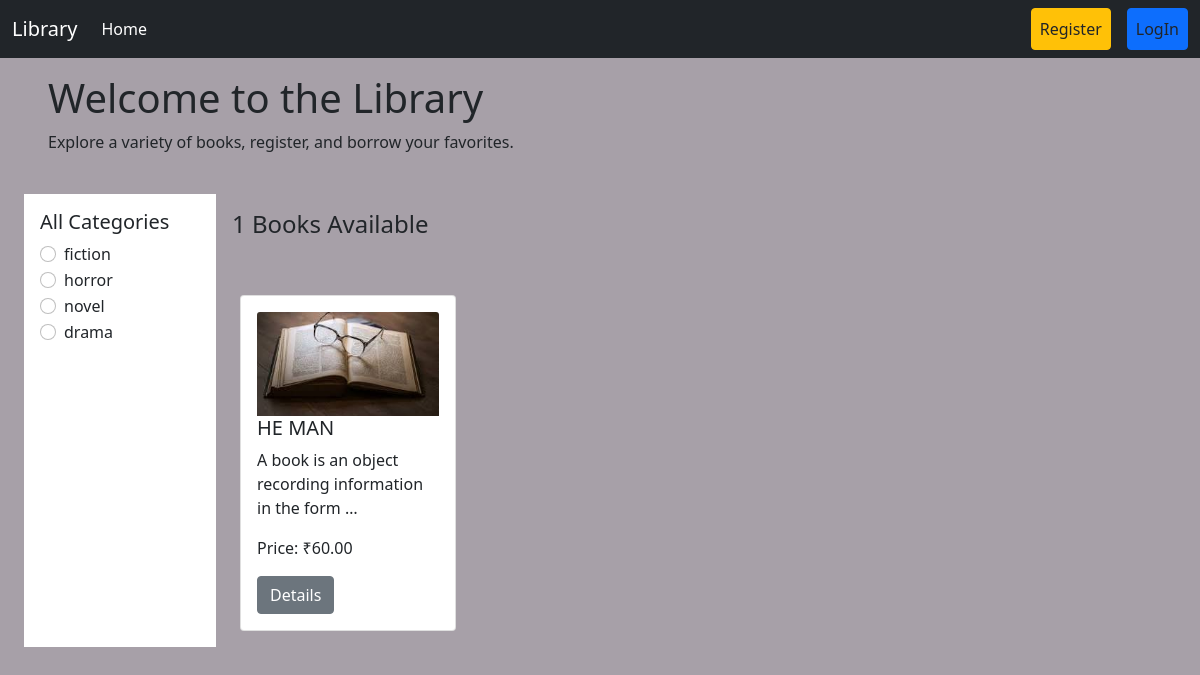
The page /category/fiction/ on the database its author committed.
### library/models.py (models this page shows, shortened)
class Category(models.Model):
    name = models.CharField(max_length=100)
    slug = models.SlugField(max_length=100,unique=True, null=True, blank=True)

class Books(models.Model):
    title = models.CharField(max_length=200)
    description = models.TextField()
    author = models.ForeignKey(User, on_delete=models.CASCADE, default=1)
    image = models.ImageField(upload_to='uploads/',blank=True, null= True)
    borrowing_price = models.DecimalField(max_digits=10, decimal_places=2)
    category = models.ForeignKey(Category, on_delete=models.CASCADE,related_name="books")

### Library_management/views.py (the view)
# urls.py: path('', views.home, name='home'),
def home(request, category_slug=None):
     data= Books.objects.all()
     if category_slug is not None:
          category = Category.objects.get(slug= category_slug)
          data = Books.objects.filter(category= category)
     categories = Category.objects.all()
     return render(request, 'home.html', {'data': data, 'category': categories})

### templates/home.html
{% extends 'base.html' %}
{% load static %}
{% block content %}
<div class="d-flex flex-wrap px-5 pt-3 align-items-center">
    <div class="col-6">
        <h1>Welcome to the Library</h1>
        <p>Explore a variety of books, register, and borrow your favorites.</p>
    </div>
</div>
<div class="d-flex flex-wrap p-4">
    <div class="col-2 bg-white p-3">
        <h5>All Categories</h5>
        {% for cat in category %}
        <div class="form-check">
            <input
            class="form-check-input"
            type="radio"
            name="category"
             id="{{ cat.id }}" />
            <label class="form-check-label" for="{{ cat.id }}">
                <a href="{% url 'category_books' cat.slug %}" class="text-decoration-none text-dark">{{ cat.name }}</a>
            </label>
        </div>
        {% endfor %}
    </div>
    <div class="col-10 p-3">
        <h4>{{ data|length }} Books Available</h4>
        <div class="d-flex flex-wrap pt-5">
            {% for book in data %}
            <div class="col-sm-3">
                <div class="card mx-2">
                    <div class="card-body">
                        <img src="{{ book.image.url }}" class="card-img-top" alt="{{ book.title }}">
                        <h5 class="card-title">
                            <a href="{% url 'book_detail' book.id %}" class="text-decoration-none text-dark">{{ book.title }}</a>
                        </h5>
                        <p class="card-text">{{ book.description|truncatewords:10 }}</p>
                        <p>Price: ₹{{ book.borrowing_price }}</p>
                        <a href="{% url 'book_detail' book.id %}" class="btn btn-secondary">Details</a>
                    </div>
                </div>
            </div>
            {% empty %}
            <p>No books available in this category.</p>
            {% endfor %}
        </div>
    </div>
</div>
{% endblock %}

### rows shown on the page
Category: name "fiction"
Category: name "horror"
Category: name "novel"
Category: name "drama"
Books: image (picture), title "HE MAN", description "A book is an object recording information in the form …", borrowing_price "60.00"

### other values the page prints
{{ data|length }} "1"
